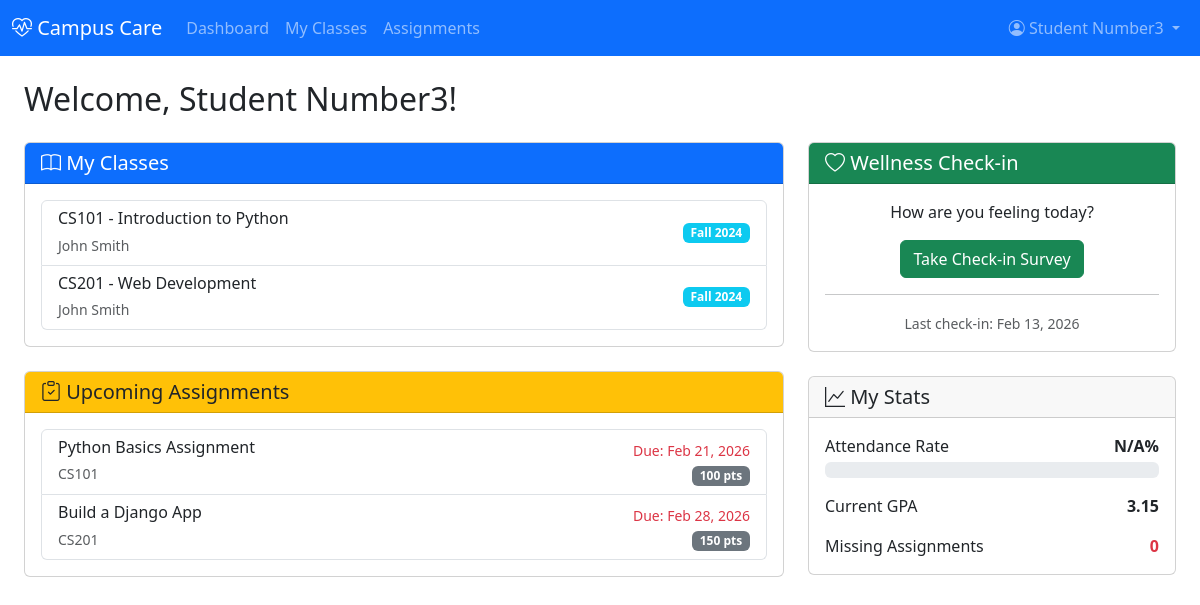
/dashboard/ (signed in), run on the app's committed database.
### accounts/models.py (models this page shows, shortened)
class User(AbstractUser):
    ROLE_CHOICES = [
        ('student', 'Student'),
        ('teacher', 'Teacher'),
        ('counselor', 'Counselor'),
        ('admin', 'Admin'),
    ]
    role = models.CharField(max_length=20, choices=ROLE_CHOICES)
    phone = models.CharField(max_length=15, blank=True)
    profile_picture = models.ImageField(upload_to='profiles/', blank=True, null=True)

### academics/models.py (models this page shows, shortened)
class Class(models.Model):
    name = models.CharField(max_length=200)
    code = models.CharField(max_length=20, unique=True)
    description = models.TextField(blank=True)
    teacher = models.ForeignKey(settings.AUTH_USER_MODEL, on_delete=models.CASCADE, related_name='classes_taught')
    students = models.ManyToManyField(settings.AUTH_USER_MODEL, related_name='enrolled_classes', blank=True)
    semester = models.CharField(max_length=50)
    created_at = models.DateTimeField(auto_now_add=True)
    class Meta:
        verbose_name_plural = 'Classes'

class Assignment(models.Model):
    class_obj = models.ForeignKey(Class, on_delete=models.CASCADE, related_name='assignments')
    title = models.CharField(max_length=200)
    description = models.TextField()
    due_date = models.DateTimeField()
    total_points = models.IntegerField()
    created_at = models.DateTimeField(auto_now_add=True)

### wellness/models.py (models this page shows, shortened)
class WellnessCheckIn(models.Model):
    student = models.ForeignKey(settings.AUTH_USER_MODEL, on_delete=models.CASCADE, related_name='wellness_checkins')
    date = models.DateTimeField(auto_now_add=True)
    stress_level = models.IntegerField(choices=[(i, i) for i in range(1, 6)])
    motivation_level = models.IntegerField(choices=[(i, i) for i in range(1, 6)])
    workload_level = models.IntegerField(choices=[(i, i) for i in range(1, 6)])
    sleep_quality = models.IntegerField(choices=[(i, i) for i in range(1, 6)])
    need_help = models.BooleanField(default=False)
    comments = models.TextField(blank=True)

class RiskAssessment(models.Model):
    RISK_LEVELS = [
        ('low', 'Low'),
        ('medium', 'Medium'),
        ('high', 'High'),
    ]
    student = models.ForeignKey(settings.AUTH_USER_MODEL, on_delete=models.CASCADE, related_name='risk_assessments')
    date = models.DateField(auto_now_add=True)
    risk_level = models.CharField(max_length=10, choices=RISK_LEVELS)
    risk_score = models.DecimalField(max_digits=5, decimal_places=2)
    gpa = models.DecimalField(max_digits=3, decimal_places=2, null=True, blank=True)
    attendance_rate = models.DecimalField(max_digits=5, decimal_places=2, null=True, blank=True)
    missing_assignments = models.IntegerField(default=0)
    notes = models.TextField(blank=True)
    class Meta:
        ordering = ['-date']

### accounts/views.py (the view)
# urls.py: path('dashboard/', views.dashboard_view, name='dashboard'),
@login_required
def dashboard_view(request):
    user = request.user
    if user.role == 'student':
        return student_dashboard(request)
    elif user.role == 'teacher':
        return teacher_dashboard(request)
    elif user.role == 'counselor':
        return counselor_dashboard(request)
    else:
        return admin_dashboard(request)

### templates/dashboard/student_dashboard.html (shortened to what this page needs)
{% extends 'base.html' %}
{% block content %}
<div class="container-fluid">
    <h2 class="mb-4">Welcome, {{ user.get_full_name }}!</h2>
    <div class="row">
        <div class="col-md-8">
            <div class="card mb-4">
                <div class="card-header bg-primary text-white">
                    <h5 class="mb-0"><i class="bi bi-book"></i> My Classes</h5>
                </div>
                <div class="card-body">
                    {% if classes %}
                        <div class="list-group">
                        {% for class in classes %}
                            <div class="list-group-item">
                                <div class="d-flex justify-content-between align-items-center">
                                    <div>
                                        <h6 class="mb-1">{{ class.code }} - {{ class.name }}</h6>
                                        <small class="text-muted">{{ class.teacher.get_full_name }}</small>
                                    </div>
                                    <span class="badge bg-info">{{ class.semester }}</span>
                                </div>
                            </div>
                        {% endfor %}
                        </div>
                    {% else %}
                        <p class="text-muted">No classes enrolled yet.</p>
                    {% endif %}
                </div>
            </div>
            <div class="card">
                <div class="card-header bg-warning">
                    <h5 class="mb-0"><i class="bi bi-clipboard-check"></i> Upcoming Assignments</h5>
                </div>
                <div class="card-body">
                    {% if assignments %}
                        <div class="list-group">
                        {% for assignment in assignments %}
                            <div class="list-group-item">
                                <div class="d-flex justify-content-between align-items-center">
                                    <div>
                                        <h6 class="mb-1">{{ assignment.title }}</h6>
                                        <small class="text-muted">{{ assignment.class_obj.code }}</small>
                                    </div>
                                    <div class="text-end">
                                        <small class="text-danger">Due: {{ assignment.due_date|date:"M d, Y" }}</small><br>
                                        <span class="badge bg-secondary">{{ assignment.total_points }} pts</span>
                                    </div>
                                </div>
                            </div>
                        {% endfor %}
                        </div>
                    {% else %}
                        <p class="text-muted">No upcoming assignments.</p>
                    {% endif %}
                </div>
            </div>
        </div>
        <div class="col-md-4">
            <div class="card mb-4">
                <div class="card-header bg-success text-white">
                    <h5 class="mb-0"><i class="bi bi-heart"></i> Wellness Check-in</h5>
                </div>
                <div class="card-body text-center">
                    <p>How are you feeling today?</p>
                    <a href="#" class="btn btn-success">Take Check-in Survey</a>
                    {% if last_checkin %}
                    <hr>
                    <small class="text-muted">Last check-in: {{ last_checkin.date|date:"M d, Y" }}</small>
                    {% endif %}
                </div>
            </div>
            <div class="card mb-4">
                <div class="card-header">
                    <h5 class="mb-0"><i class="bi bi-graph-up"></i> My Stats</h5>
                </div>
                <div class="card-body">
                    <div class="mb-3">
                        <div class="d-flex justify-content-between">
                            <span>Attendance Rate</span>
                            <strong>{{ attendance_rate|default:"N/A" }}%</strong>
                        </div>
                        <div class="progress mt-1">
                        </div>
                    </div>
                    <div class="mb-3">
                        <div class="d-flex justify-content-between">
                            <span>Current GPA</span>
                            <strong>{{ gpa|default:"N/A" }}</strong>
                        </div>
                    </div>
                    <div>
                        <div class="d-flex justify-content-between">
                            <span>Missing Assignments</span>
                            <strong class="text-danger">{{ missing_assignments|default:0 }}</strong>
                        </div>
                    </div>
                </div>
            </div>
        </div>
    </div>
</div>
{% endblock %}

### templates/base.html (shortened to what this page needs)
<!DOCTYPE html>
<html lang="en">
<head>
    <link href="https://cdn.jsdelivr.net/npm/bootstrap@5.3.0/dist/css/bootstrap.min.css" rel="stylesheet">
    <link rel="stylesheet" href="https://cdn.jsdelivr.net/npm/bootstrap-icons@1.11.0/font/bootstrap-icons.css">
</head>
<body>
    {% if user.is_authenticated %}
    <nav class="navbar navbar-expand-lg navbar-dark bg-primary">
        <div class="container-fluid">
            <a class="navbar-brand" href="{% url 'dashboard' %}">
                <i class="bi bi-heart-pulse"></i> Campus Care
            </a>
            <div class="collapse navbar-collapse" id="navbarNav">
                <ul class="navbar-nav me-auto">
                    <li class="nav-item">
                        <a class="nav-link" href="{% url 'dashboard' %}">Dashboard</a>
                    </li>
                    {% if user.role == 'student' %}
                    <li class="nav-item">
                        <a class="nav-link" href="#">My Classes</a>
                    </li>
                    <li class="nav-item">
                        <a class="nav-link" href="#">Assignments</a>
                    </li>
                    {% endif %}
                </ul>
                <ul class="navbar-nav">
                    <li class="nav-item dropdown">
                        <a class="nav-link dropdown-toggle" href="#" role="button" data-bs-toggle="dropdown">
                            <i class="bi bi-person-circle"></i> {{ user.get_full_name }}
                        </a>
                    </li>
                </ul>
            </div>
        </div>
    </nav>
    {% endif %}
    <main class="{% if user.is_authenticated %}container-fluid mt-4{% endif %}">
        {% block content %}{% endblock %}
    </main>
</body>
</html>

### data on the page
User: get_full_name "Student Number3"
Class: code "CS101", name "Introduction to Python", teacher.get_full_name "John Smith", semester "Fall 2024"
Class: code "CS201", name "Web Development", teacher.get_full_name "John Smith", semester "Fall 2024"
Assignment: title "Python Basics Assignment", class_obj.code "CS101", due_date "Feb 21, 2026", total_points "100"
Assignment: title "Build a Django App", class_obj.code "CS201", due_date "Feb 28, 2026", total_points "150"
WellnessCheckIn: date "Feb 13, 2026"
RiskAssessment: gpa "3.15"

### other printed values
{{ attendance_rate|default:"N/A" }} "N/A"
{{ missing_assignments|default:0 }} "0"
